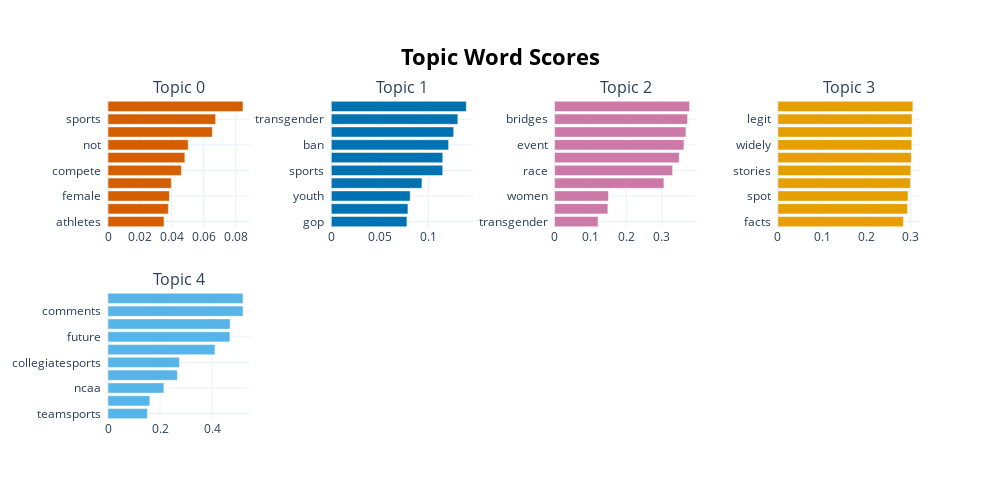

Write notebook code for a chart like this one.
### Code cell
fig4=my_model.visualize_barchart(top_n_topics=20, n_words=10)
fig4.show()

### Figure 1 — Plotly figure (JSON) as saved in the notebook; plotly's stock layout.template omitted (floating-point values rounded to 4 significant figures)
{"data": [{"marker": {"color": "#D55E00"}, "orientation": "h", "type": "bar", "x": [0.03509, 0.03782, 0.03849, 0.03967, 0.04599, 0.04815, 0.05026, 0.06539, 0.06744, 0.0846], "xaxis": "x", "y": ["athletes  ", "should  ", "female  ", "sport  ", "compete  ", "men  ", "not  ", "transgender  ", "sports  ", "women  "], "yaxis": "y"}, {"marker": {"color": "#0072B2"}, "orientation": "h", "type": "bar", "x": [0.07777, 0.07883, 0.08112, 0.09321, 0.1146, 0.1147, 0.1207, 0.1259, 0.1301, 0.1388], "xaxis": "x2", "y": ["gop  ", "gov  ", "youth  ", "governor  ", "sports  ", "girls  ", "ban  ", "utah  ", "transgender  ", "veto  "], "yaxis": "y2"}, {"marker": {"color": "#CC79A7"}, "orientation": "h", "type": "bar", "x": [0.1216, 0.1488, 0.1506, 0.3055, 0.3299, 0.3482, 0.3615, 0.367, 0.3716, 0.3773], "xaxis": "x3", "y": ["transgender  ", "not  ", "women  ", "national  ", "race  ", "omnium  ", "event  ", "emily  ", "bridges  ", "cyclist  "], "yaxis": "y3"}, {"marker": {"color": "#E69F00"}, "orientation": "h", "type": "bar", "x": [0.2841, 0.2935, 0.2945, 0.3001, 0.3009, 0.302, 0.3031, 0.3038, 0.3038, 0.3056], "xaxis": "x4", "y": ["facts  ", "none  ", "spot  ", "shared  ", "stories  ", "finals  ", "widely  ", "stolen  ", "legit  ", "tweeted  "], "yaxis": "y4"}, {"marker": {"color": "#56B4E9"}, "orientation": "h", "type": "bar", "x": [0.1513, 0.1606, 0.2147, 0.2664, 0.2749, 0.4108, 0.4684, 0.4693, 0.5186, 0.5186], "xaxis": "x5", "y": ["teamsports  ", "transgender  ", "ncaa  ", "ncaas  ", "collegiatesports  ", "participation  ", "future  ", "mark  ", "comments  ", "emmert  "], "yaxis": "y5"}], "layout": {"annotations": [{"font": {"size": 16}, "showarrow": false, "text": "Topic 0", "x": 0.0875, "xanchor": "center", "xref": "paper", "y": 1, "yanchor": "bottom", "yref": "paper"}, {"font": {"size": 16}, "showarrow": false, "text": "Topic 1", "x": 0.3625, "xanchor": "center", "xref": "paper", "y": 1, "yanchor": "bottom", "yref": "paper"}, {"font": {"size": 16}, "showarrow": false, "text": "Topic 2", "x": 0.6375, "xanchor": "center", "xref": "paper", "y": 1, "yanchor": "bottom", "yref": "paper"}, {"font": {"size": 16}, "showarrow": false, "text": "Topic 3", "x": 0.9125, "xanchor": "center", "xref": "paper", "y": 1, "yanchor": "bottom", "yref": "paper"}, {"font": {"size": 16}, "showarrow": false, "text": "Topic 4", "x": 0.0875, "xanchor": "center", "xref": "paper", "y": 0.4, "yanchor": "bottom", "yref": "paper"}], "height": 500, "hoverlabel": {"bgcolor": "white", "font": {"family": "Rockwell", "size": 16}}, "showlegend": false, "title": {"font": {"color": "Black", "size": 22}, "text": "<b>Topic Word Scores", "x": 0.5, "xanchor": "center", "yanchor": "top"}, "width": 1000, "xaxis": {"anchor": "y", "domain": [0, 0.175], "showgrid": true}, "xaxis2": {"anchor": "y2", "domain": [0.275, 0.45], "showgrid": true}, "xaxis3": {"anchor": "y3", "domain": [0.55, 0.725], "showgrid": true}, "xaxis4": {"anchor": "y4", "domain": [0.825, 1], "showgrid": true}, "xaxis5": {"anchor": "y5", "domain": [0, 0.175], "showgrid": true}, "xaxis6": {"anchor": "y6", "domain": [0.275, 0.45], "showgrid": true}, "xaxis7": {"anchor": "y7", "domain": [0.55, 0.725], "showgrid": true}, "xaxis8": {"anchor": "y8", "domain": [0.825, 1], "showgrid": true}, "yaxis": {"anchor": "x", "domain": [0.6, 1], "showgrid": true}, "yaxis2": {"anchor": "x2", "domain": [0.6, 1], "showgrid": true}, "yaxis3": {"anchor": "x3", "domain": [0.6, 1], "showgrid": true}, "yaxis4": {"anchor": "x4", "domain": [0.6, 1], "showgrid": true}, "yaxis5": {"anchor": "x5", "domain": [0, 0.4], "showgrid": true}, "yaxis6": {"anchor": "x6", "domain": [0, 0.4], "showgrid": true}, "yaxis7": {"anchor": "x7", "domain": [0, 0.4], "showgrid": true}, "yaxis8": {"anchor": "x8", "domain": [0, 0.4], "showgrid": true}}}
